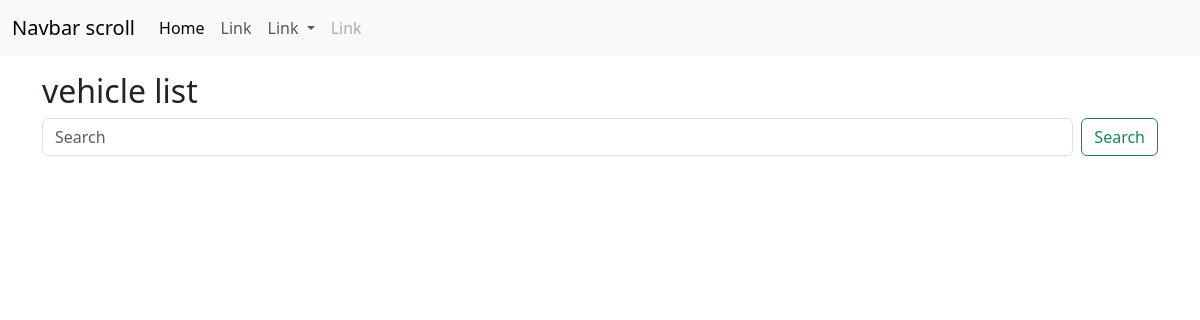
Before: /vehicle_list/ with the older database file.
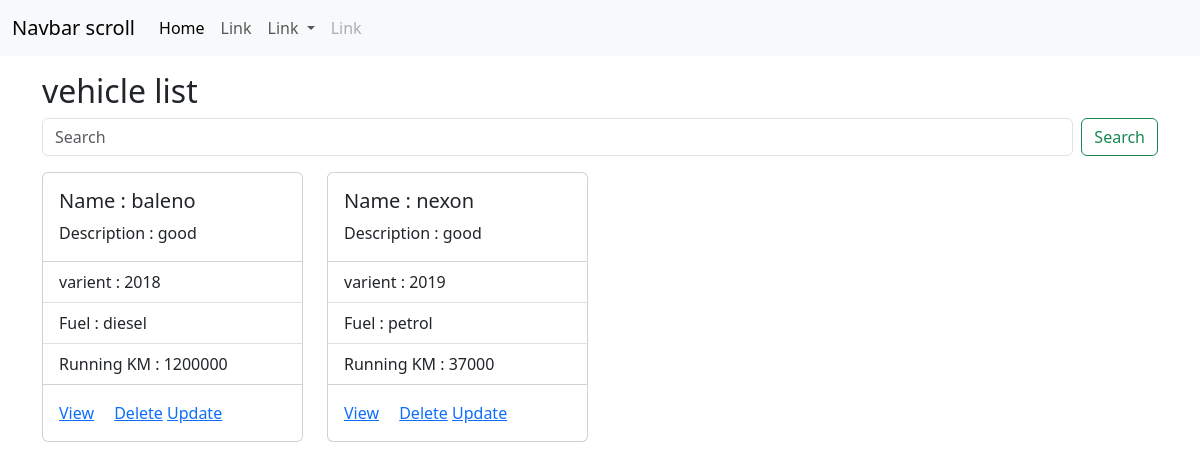
After: the same page with the newer database file.
### store/models.py (models this page shows, shortened)
class Vehicle(models.Model):
    name=models.CharField(max_length=200)
    varient=models.CharField(max_length=200)
    description=models.TextField()
    fuel_options=(
        ("petrol","petrol"),
        ("CNG","CNG"),
        ("EV","EV"),
        ("diesel","diesel")
    )
    fuel_type=models.CharField(max_length=200,choices=fuel_options,default="petrol")
    running_km=models.PositiveIntegerField()
    color=models.CharField(max_length=200)
    price=models.PositiveIntegerField()
    brand=models.CharField(max_length=200)
    owner_options=(
        ("single","single"),
        ("second","second"),
        ("other","other")
    )
    owner_type=models.CharField(max_length=200,choices=owner_options,default="single")
    picture=models.ImageField(upload_to="vehicle_image",null=True)

### store/views.py (the view)
# urls.py: path('vehicle_list/',views.VehicleListView.as_view(),name="vehicle_list"),
class VehicleListView(View):
    template_name=("vehicle_list.html")
    def get(self,request,*arg,**kwargs):
        search_text=request.GET.get("filter")
        print(search_text)
        qs=Vehicle.objects.all()
        all_names=Vehicle.objects.values_list("name",flat=True).distinct()
        all_brand=Vehicle.objects.values_list("brand",flat=True).distinct()
        all_varient=Vehicle.objects.values_list("varient",flat=True).distinct()
        all_fuel_type=Vehicle.objects.values_list("fuel_type",flat=True).distinct()
        all_color=Vehicle.objects.values_list("color",flat=True).distinct()
        all_owner_type=Vehicle.objects.values_list("owner_type",flat=True).distinct()
        all_records=[]
        all_records.extend(all_names)
        all_records.extend(all_owner_type)
        all_records.extend(all_color)
        all_records.extend(all_fuel_type)
        all_records.extend(all_varient)
        all_records.extend(all_brand)
        if search_text:
            qs=qs.filter(
                Q(brand__contains=search_text)|Q(name__contains=search_text)|Q(fuel_type__contains=search_text)|Q(owner_type__contains=search_text)
                )
        return render(request,self.template_name,{"data":qs,"records":all_records})

### store/templates/vehicle_list.html (shortened to what this page needs)
{%extends 'base.html'%}
{%block main_block%}
<div class="container">
  <h2 class="mt-3"> vehicle list</h2>
  <div>
    <form class="d-flex mb-3" role="search" action="{%url 'vehicle_list'%}">
      <input class="form-control me-2 " type="search" placeholder="Search" aria-label="Search" name="filter"
        list="records">
      <button class="btn btn-outline-success" type="submit">Search</button>
    </form>
  </div>
  <div class="row">
    {%for v in data%}
    <div class="col-3 mb-3">
      <div class="card" style="width: 100%;">
        <div class="card-body">
          <h5 class="card-title">Name : {{v.name}}</h5>
          <p class="card-text">Description : {{v.description}}</p>
        </div>
        <ul class="list-group list-group-flush">
          <li class="list-group-item">varient : {{v.varient}}</li>
          <li class="list-group-item">Fuel : {{v.fuel_type}}</li>
          <li class="list-group-item">Running KM : {{v.running_km}}</li>
        </ul>
        <div class="card-body">
          <a href="{%url 'vehicle_detail' v.id%}" class="card-link">View</a>
          <a href="{%url 'vehicle_delete' v.id%}" class="card-link">Delete</a>
          <a href="{%url 'vehicle_update' v.id%}">Update</a>
        </div>
      </div>
    </div>
    {%endfor%}
  </div>
</div>
{%endblock%}

Changed rows visible on the page:
added Vehicle: name "baleno", description "good", varient "2018", fuel_type "diesel", running_km "1200000"
added Vehicle: name "nexon", description "good", varient "2019", fuel_type "petrol", running_km "37000"
